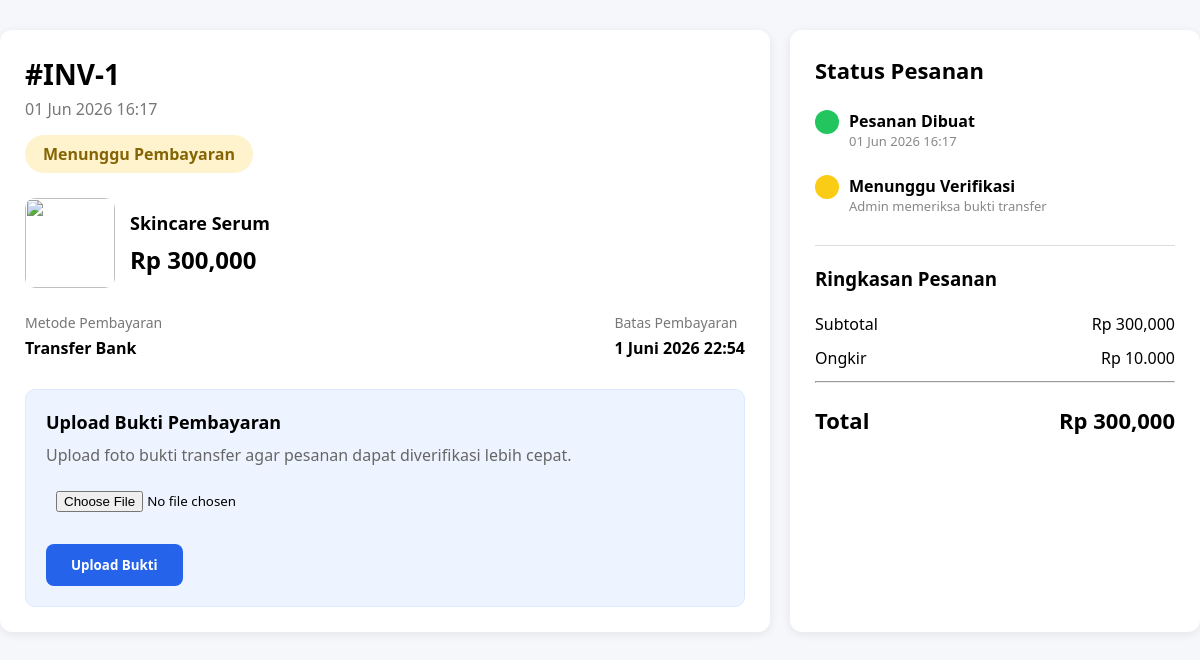
Page /Payment/upload_bukti.php?id=1 on the earlier database version.
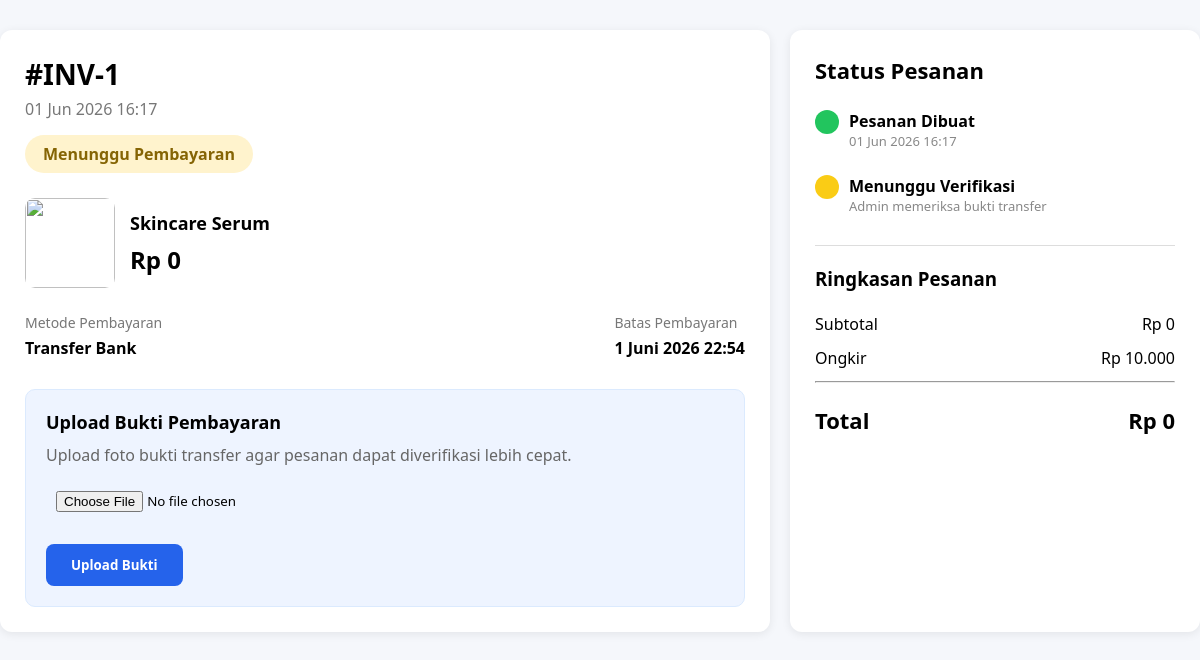
Same page on the later database version.
### tables this page shows
CREATE TABLE `orders` (
  `id_order` bigint(20) UNSIGNED NOT NULL,
  `id_user` bigint(20) UNSIGNED NOT NULL,
  `tanggal_order` datetime NOT NULL DEFAULT current_timestamp(),
  `total_harga` decimal(12,2) NOT NULL,
  `status_order` enum('pending','dibayar','dikirim','selesai','batal') NOT NULL DEFAULT 'pending',
  `nama` varchar(100) DEFAULT NULL,
  `email` varchar(100) DEFAULT NULL,
  `alamat` text DEFAULT NULL,
  `ongkir` int(11) DEFAULT NULL,
  `kurir` varchar(50) DEFAULT NULL,
  `layanan` varchar(50) DEFAULT NULL,
  `created_at` datetime DEFAULT current_timestamp()
);

### Payment/upload_bukti.php (the view, shortened to what this page needs)
<?php
include 'koneksi.php';
$id_order = $_GET['id'];
$order = mysqli_fetch_assoc(
mysqli_query($conn,"
SELECT *
FROM orders
WHERE id_order='$id_order'
"));
?>
<!DOCTYPE html>
<html>
<head>
</head>
<body>
<div class="container">
<div class="card">
<div class="left">
<div class="invoice">
#INV-<?= $id_order ?>
</div>
<div class="date">
<?= date('d M Y H:i') ?>
</div>
<div class="wait">
Menunggu Pembayaran
</div>
<div class="product">
<img src="https://img.freepik.com/premium-psd/serum-bottle-transparent-background_1085577-83676.jpg">
<div>
<div class="product-name">
Skincare Serum
</div>
<div class="price">
Rp <?= number_format($order['total_harga']) ?>
</div>
</div>
</div>
<div class="info">
<div>
<div class="info-title">
Metode Pembayaran
</div>
<div class="info-value">
Transfer Bank
</div>
</div>
<div>
<div class="info-title">
Batas Pembayaran
</div>
<div class="info-value">
1 Juni 2026 22:54
</div>
</div>
</div>
<div class="upload-box">
<div class="upload-title">
Upload Bukti Pembayaran
</div>
<div class="upload-desc">
Upload foto bukti transfer agar pesanan dapat diverifikasi lebih cepat.
</div>
<form
action="proses_upload_bukti.php"
method="POST"
enctype="multipart/form-data">
<input
type="file"
name="bukti"
required>
<br><br>
<button class="btn">
Upload Bukti
</button>
</form>
</div>
</div>
<div class="right">
<div class="status-title">
Status Pesanan
</div>
<div class="timeline">
<div class="circle-success"></div>
<div>
<div class="status-text">
Pesanan Dibuat
</div>
<div class="status-date">
<?= date('d M Y H:i') ?>
</div>
</div>
</div>
<div class="timeline">
<div class="circle-wait"></div>
<div>
<div class="status-text">
Menunggu Verifikasi
</div>
<div class="status-date">
Admin memeriksa bukti transfer
</div>
</div>
</div>
<div class="summary">
<h3>Ringkasan Pesanan</h3>
<br>
<div class="row">
<span>Subtotal</span>
<span>
Rp <?= number_format($order['total_harga']) ?>
</span>
</div>
<div class="row">
<span>Ongkir</span>
<span>Rp 10.000</span>
</div>
<hr><br>
<div class="row total">
<span>Total</span>
<span>
Rp <?= number_format($order['total_harga']) ?>
</span>
</div>
</div>
</div>
</div>
</div>
</body>
</html>

Differences in the rows shown:
removed orders: total_harga "300,000"
Other differences:
$order['total_harga']: (not shown) → "0"
